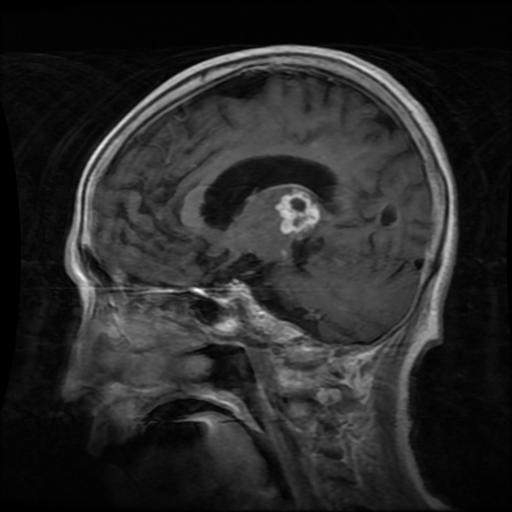
#> input picture Imágenes Cerebrales/Training/glioma/Tr-gl_0025.jpg, 512 x 512 px, found by its file name; its folder holds 4 pictures in this run; the run also reads 1 picture not shown here
$ jupyter execute --allow-errors 'Entrega_1_Proyecto_Imagenes_Másmela_Pedraza.ipynb'   (shell and % lines are left out)   (older library calls are emulated)
#> lines starting #> are read from the running program, lines starting #| are printed output that depends on the picture
# **Entrega 1 - Proyecto Imágenes tumores cerebrales**

### **Realizado por:**

- Carlos Másmela
- Yudy Pedraza

### **Resumen:**

El siguiente Notebook tiene como propósito mostrar el preprocesamiento realizado a las imágenes de tumores cerebrales dispuestas para el desarrollo de este proyecto.

# **Librerías**

[cell 1]
from PIL import Image
import PIL
import os
from PIL import Image
from matplotlib import image
from matplotlib import pyplot
from skimage.io import imread, imshow
from skimage.filters import prewitt_h, prewitt_v
import matplotlib.pyplot as plt
import cv2
import numpy as np
import plotly.express as px
import plotly.subplots
import plotly.graph_objs as go
import scipy.ndimage
import imghdr
import numpy as np
import pandas as pd
import matplotlib.pyplot as plt

# **Lectura datos**

[cell 2]
ruta_local_training_glioma = '/content/tumores_cerebrales/Imágenes Cerebrales/Training/glioma'
ruta_local_training_meningioma = '/content/tumores_cerebrales/Imágenes Cerebrales/Training/meningioma'
ruta_local_training_pituitary = '/content/tumores_cerebrales/Imágenes Cerebrales/Training/pituitary'
ruta_local_training_notumor = '/content/tumores_cerebrales/Imágenes Cerebrales/Training/notumor'

[cell 3]
def leer_archivos_en_ruta(ruta: str) -> list:
  """
  Función encargada de leer todos los archivos que contiene cada carpeta
  """
  archivos = os.listdir(ruta)
  nombre_seccion = ruta.split("/")[-1]
  print(f"Cantidad de archivos - {nombre_seccion}: {len(archivos)}")
  print(f"{archivos[:5]}\n")
  return archivos

[cell 4]
#Leer y revisar archivos
archivos_glioma = leer_archivos_en_ruta(ruta_local_training_glioma)
#> (the rest of this cell did not finish here and is left out)

[cell 5]
def ver_tamano_cada_imagen(ruta: str, imprimir_todo: bool = False) -> None:
#> called with imprimir_todo = True
  arc = os.listdir(ruta)
  nombre_seccion = ruta.split("/")[-1].upper()

  # Crear una lista para almacenar los datos de la tabla
  tabla = {'Nombre Archivo': [],
          'Tamano': []}

  # Recorrer cada archivo en el directorio
  for archivo in arc:
      if archivo.endswith(('.jpg')):  # Puedes ajustar las extensiones compatibles
          ruta_completa = os.path.join(ruta, archivo)

          # Abrir la imagen
          imagen = Image.open(ruta_completa)
#> imagen is the input picture: PIL image 512x512 RGB; min 0, max 250, mean 40

          # Obtener el tamaño de la imagen
          ancho, alto = imagen.size
#> ancho = 512; alto = 512

          # Agregar los datos a la tabla como una tupla
          tabla['Nombre Archivo'].append(archivo)
          tabla['Tamano'].append(f"{ancho}x{alto} píxeles")

  #Ver cantidad de imágenes por tamaño
  tabla_agrupada = pd.DataFrame(tabla).groupby(['Tamano']).count().reset_index()
#> tabla_agrupada = table of 1 rows and 2 columns
  cantidad_tamanos = len(tabla_agrupada)
#> cantidad_tamanos = 1
  tabla_agrupada = tabla_agrupada.to_dict()
#> tabla_agrupada = 2 items

  #Imprimir títulos
  print(f"\t\t   {nombre_seccion}\n")
  print(f"Cantidad de diversos tamaños de imagen: {cantidad_tamanos}\n")
#| Cantidad de diversos tamaños de imagen: 1
  print(f"\t\t   TABLA AGRUPADA\n")
  print("Tamaño Imagen\t\t\tCantidad")
  print("--------------------\t\t----------------")
  # Imprimir Tabla agrupada

  for fila in range(cantidad_tamanos):
    print(f"{tabla_agrupada['Tamano'][fila]}\t\t\t{tabla_agrupada['Nombre Archivo'][fila]}")
#> this loop made 1 pass
#| 512x512 píxeles			4
  print("-"*50, "\n")

  if imprimir_todo == True:
    # Imprimir la tabla total
    print(f"\t\t   TABLA AL DETALLE\n")
    print("Nombre de la imagen\t\t\tTamaño")
    print("--------------------\t\t\t----------------")
    for fila in range(len(tabla['Nombre Archivo'])):
        #if tabla['Tamano'][fila] == "512x512 píxeles":
          print(f"Fila#{fila}: {tabla['Nombre Archivo'][fila]}\t\t\t{tabla['Tamano'][fila]}")
#> this loop made 4 passes
#| Fila#0: Tr-gl_0025.jpg			512x512 píxeles
#| Fila#1: Tr-gl_0070.jpg			512x512 píxeles
#| Fila#2: Tr-gl_0099.jpg			512x512 píxeles
#| Fila#3: Tr-gl_0122.jpg			512x512 píxeles
    print("-"*50, "\n")

[cell 6]
ver_tamano_cada_imagen(ruta_local_training_glioma, True)

#> (a cell that did not finish here is left out)


#> (a cell that did not finish here is left out)


#> (a cell that did not finish here is left out)


[cell 10]
ejemplo_glioma = ruta_local_training_glioma +"/"+ archivos_glioma[2]
#> (the rest of this cell did not finish here and is left out)

[cell 11]
#Cargar imagen
#plt.figure(figsize=(20, 10))
imagen_glioma = cv2.imread(ejemplo_glioma)
#> (the rest of this cell did not finish here and is left out)

# **Generar Label de Imagenes**

[cell 12]
ruta_local_train = []
#Train
ruta_local_train.append('/content/tumores_cerebrales/Imágenes Cerebrales/Training/glioma')
ruta_local_train.append('/content/tumores_cerebrales/Imágenes Cerebrales/Training/meningioma')
ruta_local_train.append('/content/tumores_cerebrales/Imágenes Cerebrales/Training/pituitary')
ruta_local_train.append('/content/tumores_cerebrales/Imágenes Cerebrales/Training/notumor')
#Test
ruta_local_test = []
ruta_local_test.append('/content/tumores_cerebrales/Imágenes Cerebrales/Testing/glioma')
ruta_local_test.append('/content/tumores_cerebrales/Imágenes Cerebrales/Testing/meningioma')
ruta_local_test.append('/content/tumores_cerebrales/Imágenes Cerebrales/Testing/pituitary')
ruta_local_test.append('/content/tumores_cerebrales/Imágenes Cerebrales/Testing/notumor')

[cell 13]
def crear_label_imagenes(ruta: list[str]) -> pd.DataFrame:
  """
  Generar label para etiquetar los tipos de cancer cerebrales
  """

  diccionario = {'Imagen': [], 'Categora': []} #Generar diccionario para guardar informacion
  for carpeta in ruta:
    partes = carpeta.split("/")   #Separa la data por /
    label = partes[-1]   # Obtiene el label (ultimo elemento de arreglo)
    for imagen in os.listdir(carpeta):
      diccionario['Categora'].append(label) #agregar al diccionario
      diccionario['Imagen'].append(imagen) #agregar al diccionario

  return pd.DataFrame(diccionario)

#> (a cell that did not finish here is left out)

#> (a cell that did not finish here is left out)

# **Análisis de datos**

[cell 16]
def ver_tamano(rutarz: str) -> pd.DataFrame:
  arc = os.listdir(rutarz)
  nombre_seccion = rutarz.split("/")[-1].upper()

  # Crear una lista para almacenar los datos de la tabla
  tabla = {'Nombre Archivo': [],
          'Tamano': []}

  # Recorrer cada archivo en el directorio
  for archivo in arc:
      if archivo.endswith(('.jpg')):  # Puedes ajustar las extensiones compatibles
          ruta_completa = os.path.join(rutarz, archivo)

          # Abrir la imagen
          imagen = Image.open(ruta_completa)

          # Obtener el tamaño de la imagen
          ancho, alto = imagen.size
#> ancho = 512; alto = 512

          # Agregar los datos a la tabla como una tupla
          tabla['Nombre Archivo'].append(archivo)
          tabla['Tamano'].append(f"{ancho}x{alto} píxeles")

  #Ver cantidad de imágenes por tamaño
  tabla_agrupada = pd.DataFrame(tabla).groupby(['Tamano']).count().reset_index()
#> tabla_agrupada = table of 1 rows and 2 columns

  return tabla_agrupada

[cell 17]
ruta_local_training_glioma = '/content/tumores_cerebrales/Imágenes Cerebrales/Training/glioma'
ruta_local_training_meningioma = '/content/tumores_cerebrales/Imágenes Cerebrales/Training/meningioma'
ruta_local_training_pituitary = '/content/tumores_cerebrales/Imágenes Cerebrales/Training/pituitary'
ruta_local_training_notumor = '/content/tumores_cerebrales/Imágenes Cerebrales/Training/notumor'

[cell 18]
glioma = ver_tamano(ruta_local_training_glioma)
#> glioma = table of 1 rows and 2 columns
glioma

plt.bar(glioma['Tamano'], glioma['Nombre Archivo'])
plt.show()
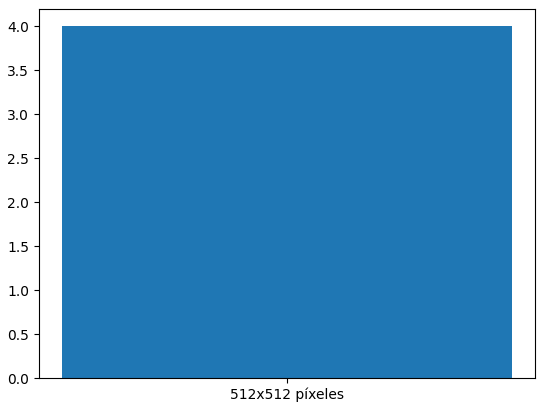
#> figure drawn by matplotlib, 1 panel
